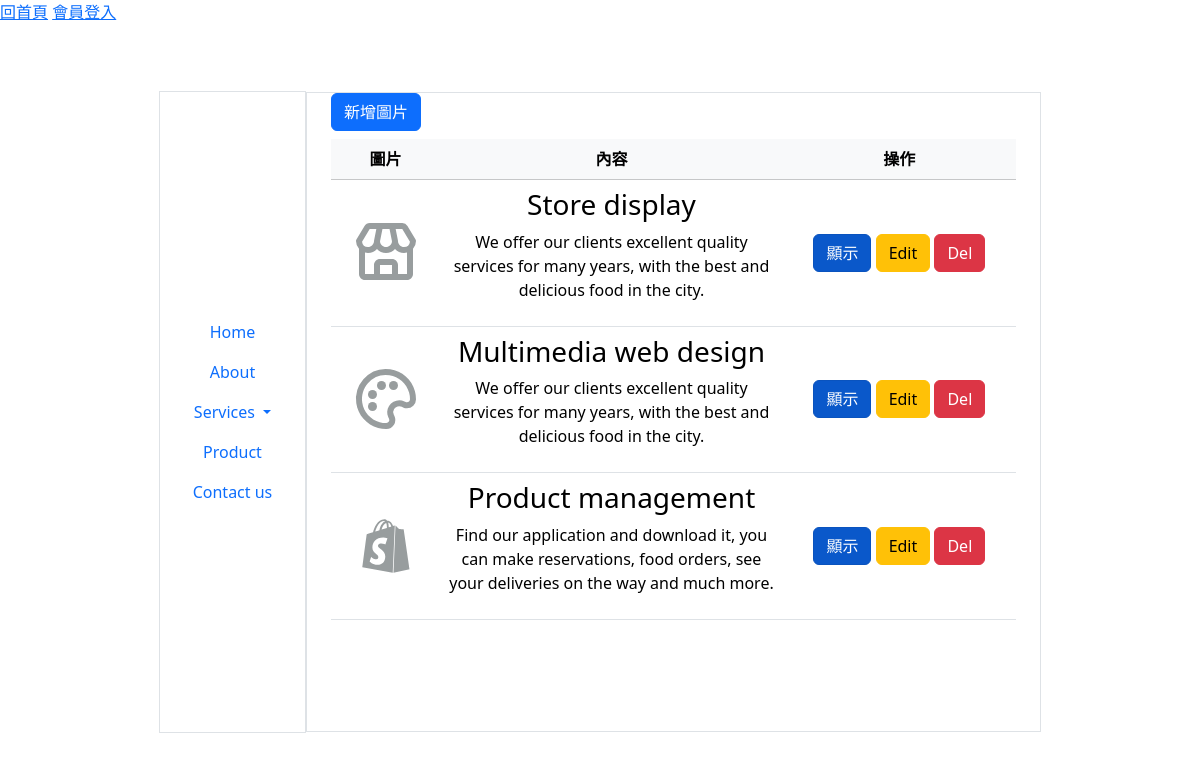
Page /back.php?do=Offering on the committed database.
### api/base.php (called while the page is built, shortened)
<?php
class DB
{
    protected $table;
    protected $dsn = "mysql:host=localhost;charset=utf8;dbname=z220";
    protected $pdo;
    public function __construct($table)
    {
        $this->table = $table;
        $this->pdo = new PDO($this->dsn, 'root', '');
    }
    public function all(...$arg)
    {
        $sql = "select * from  `$this->table`";
        return $this->pdo->query($sql)->fetchAll(PDO::FETCH_ASSOC);
    }
}

### backend/offering.php (the view, shortened to what this page needs)
<div class="container w-100 h-100 overflow-auto">
    <button type="button" class=" btn btn-primary d-flex justify-content-start mb-2" id="addButton">新增圖片</button>
    <form action="./api/edit.php" method="post">
        <table class="table">
            <thead class="table-light">
                <tr>
                    <th>圖片</th>
                    <th>內容</th>
                    <th>操作</th>
                </tr>
            </thead>
            <tbody>
                <?php
                $rows = ${$do}->all();
                foreach ($rows as $row) {
                    ?>
                    <tr>
                        <td class="text-center align-middle">
                            <?= $row['svg']; ?>
                        </td>
                        <td class="text-center align-middle w-50">
                            <h3 class="menu__name"><?= $row['text1']; ?></h3>
                            <p class="menu__detail"><?= $row['text2']; ?></p>
                        </td>
                        <td class="text-center align-middle">
                            <button class="show btn btn-primary" data-do="Offering"
                                data-id="<?= $row['id']; ?>"><?= ($row['sh'] == 1) ? '顯示' : '隱藏'; ?>
                            </button>
                            <button type="button" class="btn btn-warning"
                                onclick="editRow(<?= htmlspecialchars(json_encode($row)); ?>)">Edit</button>
                            <button type="button" class="btn btn-danger"
                                onclick=" del('Offering',<?= $row['id']; ?>)">Del</button>
                        </td>
                    </tr>
                <?php } ?>
            </tbody>
        </table>
    </form>
</div>

### back.php (shortened to what this page needs)
<?php include_once "./api/base.php"; ?>
<!DOCTYPE html>
<html lang="en">
<head>
    <link href="https://cdn.jsdelivr.net/npm/bootstrap@5.3.3/dist/css/bootstrap.min.css" rel="stylesheet">
    <link href='https://cdn.jsdelivr.net/npm/boxicons@2.0.5/css/boxicons.min.css' rel='stylesheet'>
</head>
<body>
    <a href="index.php">回首頁</a>
    <span style="width:18%; display:inline-block;">
        <?php
        if (isset($_SESSION['user'])) {
            echo "歡迎，{$_SESSION['user']}";
            echo "<button onclick='location.href=&#39;./api/logout.php&#39;'>登出</button>";
        } else {
            echo "<a href='?do=login'>會員登入</a>";
        }
        ?>
    </span>
    <div class="container-fluid container-h d-flex justify-content-center align-items-center mt-5">
        <div class="row w-75 d-flex justify-content-center align-items-center text-center">
            <div class="col-12 col-lg-2 border border-1  d-flex justify-content-center align-items-center">
                <ul class="nav flex-column d-flex justify-content-center">
                    <li class="nav-item">
                        <a class="nav-link" href="?do=Home">Home</a>
                    </li>
                    <li class="nav-item">
                        <a class="nav-link" href="?do=About">About</a>
                    </li>
                    <li class="nav-item dropdown">
                        <a class="nav-link dropdown-toggle" href="#" id="navbarDropdown" role="button"
                            data-bs-toggle="dropdown" aria-expanded="false">
                            Services
                        </a>
                    </li>
                    <li class="nav-item">
                        <a class="nav-link" href="?do=Product">Product</a>
                    </li>
                    <li class="nav-item">
                        <a class="nav-link" href="?do=Contect">Contact us</a>
                    </li>
                </ul>
            </div>
            <div class="col-12 col-lg-10 main border border-1  d-flex justify-content-center align-items-center">
                <?php
                $do = $_GET['do'] ?? 'Home';
                $file = "./backend/{$do}.php";
                if (file_exists($file)) {
                    include $file;
                } else {
                    include "./backend/Home.php";
                }
                ?>
            </div>
        </div>
    </div>
</body>
</html>

### back.php (style rules this page uses)
.container-h { min-height: 85vh; }
.main { height: 80vh; }
.nav { height: 80vh; }

### rows in the picture
n1-offering: text1 "Store display", text2 "We offer our clients excellent quality services for many years, with the best and delicious food in the city.", sh "顯示"
n1-offering: text1 "Multimedia web design", text2 "We offer our clients excellent quality services for many years, with the best and delicious food in the city.", sh "顯示"
n1-offering: text1 "Product management", text2 "Find our application and download it, you can make reservations, food orders, see your deliveries on the way and much more.", sh "顯示"
